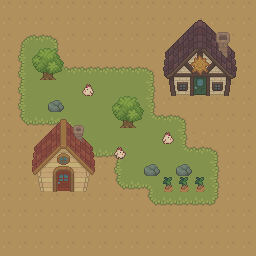

A 2D game scene composited from a Tiled map and its tileset images. What follows is a short description and the map's XML, with every tile layer's data as written:
An orthogonal 16x16 tile map with 16x16 px tiles, 2 tile layers (layer1, layer2) and 10 objects.

<map version="1.10" tiledversion="1.10.1" orientation="orthogonal" renderorder="right-down" width="16" height="16" tilewidth="16" tileheight="16" infinite="0" nextlayerid="4" nextobjectid="11">
 <tileset firstgid="1" source="free.tsx" />
 <layer id="1" name="layer1" width="16" height="16">
  <data encoding="csv">
7,7,7,7,7,7,7,7,7,7,7,7,7,7,7,7,
7,7,7,7,7,7,7,7,7,7,7,7,7,7,7,7,
7,1,2,3,7,7,7,7,7,7,7,7,7,7,7,7,
7,14,15,16,7,7,7,7,7,7,7,7,7,7,7,7,
7,14,15,15,2,2,2,2,2,3,7,7,7,7,7,7,
7,14,15,15,15,15,15,15,15,16,7,7,7,7,7,7,
7,14,15,15,15,15,15,15,15,16,7,7,7,7,7,7,
7,27,28,28,18,15,15,15,15,30,2,3,7,7,7,7,
7,7,7,7,14,15,15,15,15,15,15,16,8,7,7,7,
7,7,7,7,27,28,28,18,15,15,15,30,2,3,7,7,
7,7,7,7,7,7,7,14,15,15,15,15,15,16,7,7,
7,7,7,7,7,7,7,27,28,18,15,15,15,16,7,7,
7,7,7,7,7,7,7,7,7,27,28,28,28,29,7,7,
7,7,7,7,7,7,7,7,7,7,7,7,7,7,7,7,
7,7,7,7,7,7,7,7,7,7,7,7,7,7,7,7,
7,7,7,7,7,7,7,7,7,7,7,7,7,7,7,7
</data>
 </layer>
 <layer id="2" name="layer2" width="16" height="16">
  <data encoding="csv">
0,0,0,0,0,0,0,0,0,0,0,0,0,0,0,0,
0,0,0,0,0,0,0,0,0,0,44,45,46,47,48,0,
0,0,0,0,0,0,0,0,0,0,57,58,59,60,61,0,
0,0,49,50,0,0,0,0,0,0,70,71,72,73,74,0,
0,0,62,63,0,0,0,0,0,0,83,84,85,86,87,0,
0,0,0,0,0,120,0,0,0,0,96,97,98,99,100,0,
0,0,0,11,0,0,0,49,50,0,0,0,0,0,0,0,
0,0,40,41,42,43,0,62,63,0,0,0,0,0,0,0,
0,0,53,54,55,56,0,0,0,0,105,0,0,0,0,0,
0,0,66,67,68,69,0,108,0,0,0,0,0,0,0,0,
0,0,79,80,81,82,0,0,0,11,0,11,0,0,0,0,
0,0,92,93,94,95,0,0,0,0,114,114,114,0,0,0,
0,0,0,0,0,0,0,0,0,0,0,0,0,0,0,0,
0,0,0,0,0,0,0,0,0,0,0,0,0,0,0,0,
0,0,0,0,0,0,0,0,0,0,0,0,0,0,0,0,
0,0,0,0,0,0,0,0,0,0,0,0,0,0,0,0
</data>
 </layer>
 <objectgroup id="3" name="box">
  <object id="1" x="112" y="96" width="32" height="32" />
  <object id="2" x="32" y="48" width="32" height="32" />
  <object id="3" x="48" y="96" width="16" height="16" />
  <object id="4" x="144" y="160" width="16" height="16" />
  <object id="5" x="176" y="160" width="16" height="16" />
  <object id="6" x="160" y="176" width="48" height="16" />
  <object id="7" x="160" y="128" width="16" height="16" />
  <object id="8" x="112" y="144" width="16" height="16" />
  <object id="9" x="32" y="112" width="64" height="80" />
  <object id="10" x="160" y="16" width="80" height="80" />
 </objectgroup>
</map>
